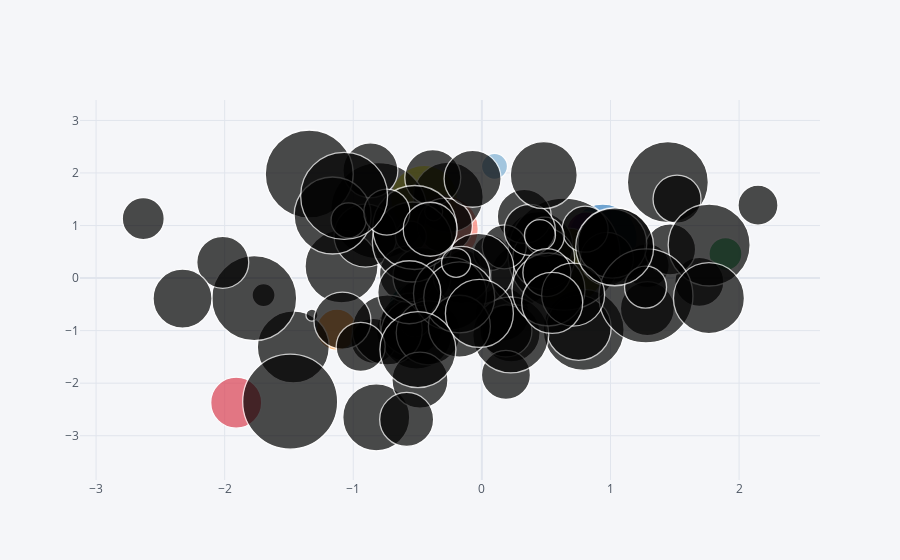

Here is the notebook cell this chart was saved with:
### Code cell
df.iplot(kind = "bubble",x = "A", y = "B",mode = "markers",size="C")
